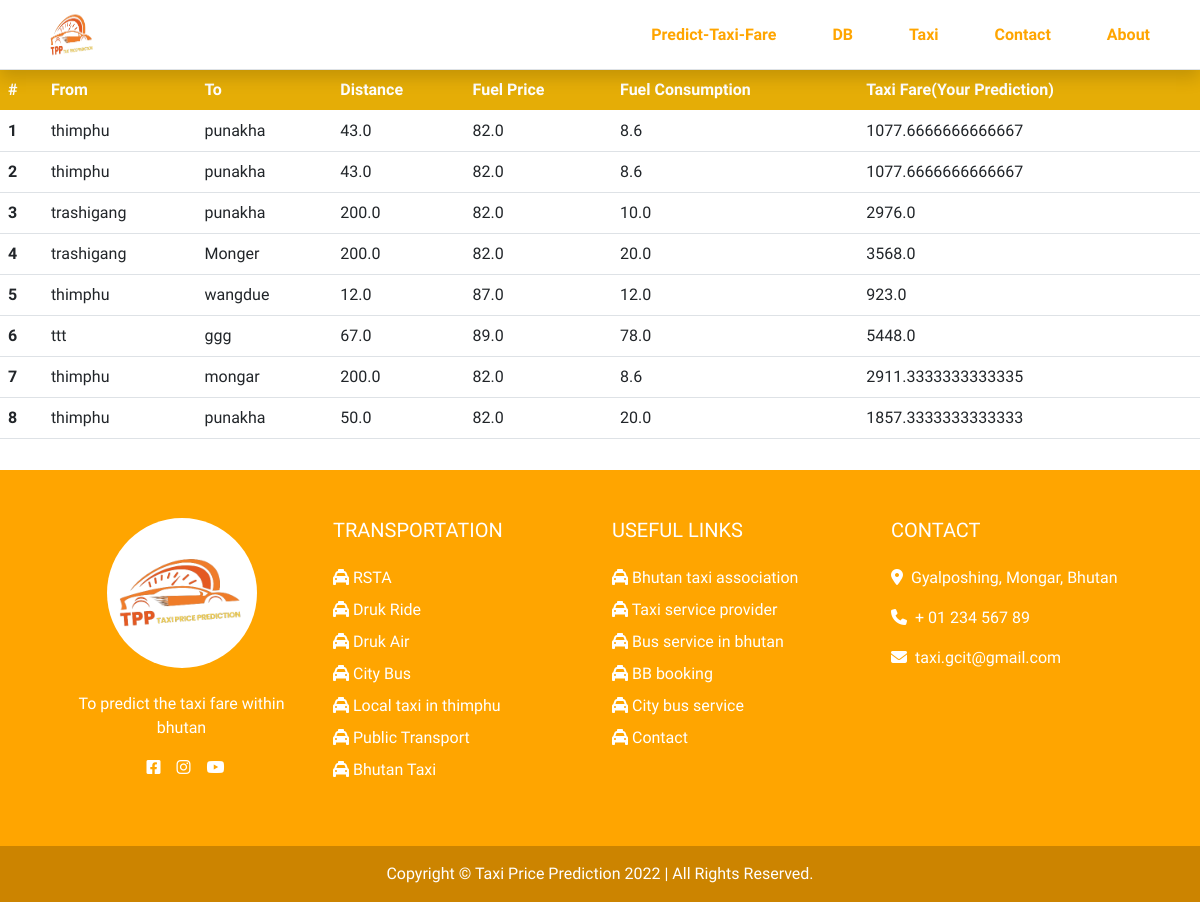
Page /DB on the committed database.
### tppApp/models.py (models this page shows, shortened)
class PredResults(models.Model):
    from_source = models.CharField(max_length=100)
    to_destination = models.CharField(max_length=100)
    distance = models.FloatField()
    fuel_price = models.FloatField()
    fuel_consumption = models.FloatField()
    result = models.FloatField()

### tppApp/views.py (the view)
# urls.py: path('DB', views.database, name='DB'),
def database(request):
    data = {"dataset": PredResults.objects.all()}
    return render(request, 'DB.html', data)

### templates/DB.html (shortened to what this page needs)
{% extends 'base.html' %}
{% block content %}
<div class="table-responsive" style="height:50vh;background-color:#ffffff;">
    <table class="table">
      <thead>
        <tr class="table-active bg-warning" style="color:#ffffff;">
          <th scope="col">#</th>
          <th scope="col">From</th>
          <th scope="col">To</th>
          <th scope="col">Distance</th>
          <th scope="col">Fuel Price</th>
          <th scope="col">Fuel Consumption</th>
          <th scope="col">Taxi Fare(Your Prediction)</th>
        </tr>
      </thead>
      <tbody>
        {% for data in dataset %}
        <tr>
          <th scope="row">{{ data.id }}</th>
          <td>{{data.from_source}}</td>
          <td>{{data.to_destination}}</td>
          <td>{{data.distance}}</td>
          <td>{{data.fuel_price}}</td>
          <td>{{data.fuel_consumption}}</td>
          <td>{{data.result}}</td>
        </tr>
        {% endfor %}
      </tbody>
    </table>
  </div>
{% endblock %}

### templates/base.html (shortened to what this page needs)
<!doctype html>
<html lang="en">
  <head>
    <link href="https://cdn.jsdelivr.net/npm/bootstrap@5.0.2/dist/css/bootstrap.min.css" rel="stylesheet">
    <link rel="stylesheet" href="https://cdnjs.cloudflare.com/ajax/libs/font-awesome/6.2.1/css/all.min.css" />
    {% load static %}
   <link rel="stylesheet" href="../static/css/home.css">
   <link rel="stylesheet" href="../static/css/contact.css">
   <link rel="stylesheet" href="../static/css/mybase.css">
   <link rel="stylesheet" href="../static/css/predict.css">
  </head>
  <body>
    <nav class="navbar navbar-expand-lg navbar-dark  sticky-top bg-gradient border-bottom shadow">
      <div class="container-sm">
        {% load static %}
        <a class="navbar-brand" data-bs-custom-class="custom-tooltip" data-bs-toggle="tooltip" data-bs-placement="right" data-bs-title="Home" href="/">
          <img src="../static/img/logo.png" alt="logo" width="60" height="60"></a>
        <div class="collapse navbar-collapse" id="navbarTogglerDemo02">
         <ul class="navbar-nav ms-auto">
          <li class="nav-item">
            <a class="nav-link" href="predict" style="color:orange;font-weight: bold;">Predict-Taxi-Fare</a>
          </li>
          <li class="nav-item">
            <a class="nav-link" href="DB" style="color:orange;font-weight: bold;">DB</a>
          </li>
          <li class="nav-item">
            <a class="nav-link" href="taxi" style="color:orange;font-weight: bold;">Taxi</a>
          </li>
          <li class="nav-item">
            <a class="nav-link" href="contact" style="color:orange;font-weight: bold;">Contact</a>
          </li>
          <li class="nav-item">
            <a class="nav-link" href="about" style="color:orange;font-weight: bold;">About</a>
          </li>
         </ul>
      </div>
      </div>
    </nav>
    {%  block content %}
    {% endblock %}
<div class="relative-bottom">
  <footer class=" text-center text-lg-start text-white" style="background-color:#FFA500;">
    <div class="container p-4">
      <div class="row my-4">
        <div class="col-lg-3 col-md-6 mb-4 mb-md-0">
          <div class="rounded-circle bg-white shadow-1-strong d-flex align-items-center justify-content-center mb-4 mx-auto" style="width: 150px; height: 150px;">
            <img src="../static/img/logo.png" height="100" alt=""
                 loading="lazy" />
          </div>
          <p class="text-center">To predict the taxi fare within bhutan</p>
          <ul class="list-unstyled d-flex flex-row justify-content-center">
            <li>
              <a class="text-white px-2" href="#!">
                <i class="fab fa-facebook-square"></i>
              </a>
            </li>
            <li>
              <a class="text-white px-2" href="#!">
                <i class="fab fa-instagram"></i>
              </a>
            </li>
            <li>
              <a class="text-white ps-2" href="#!">
                <i class="fab fa-youtube"></i>
              </a>
            </li>
          </ul>
        </div>
        <div class="col-lg-3 col-md-6 mb-4 mb-md-0">
          <h5 class="text-uppercase mb-4">Transportation</h5>
          <ul class="list-unstyled">
            <li class="mb-2">
              <a href="#!" class="text-white"><i class="fa-solid fa-taxi"></i> RSTA</a>
            </li>
            <li class="mb-2">
              <a href="#!" class="text-white"><i class="fa-solid fa-taxi"></i> Druk Ride</a>
            </li>
            <li class="mb-2">
              <a href="#!" class="text-white"><i class="fa-solid fa-taxi"></i> Druk Air</a>
            </li>
            <li class="mb-2">
              <a href="#!" class="text-white"><i class="fa-solid fa-taxi"></i> City Bus</a>
            </li>
            <li class="mb-2">
              <a href="#!" class="text-white"><i class="fa-solid fa-taxi"></i> Local taxi in thimphu</a>
            </li>
            <li class="mb-2">
              <a href="#!" class="text-white"><i class="fa-solid fa-taxi"></i> Public Transport</a>
            </li>
            <li class="mb-2">
              <a href="#!" class="text-white"><i class="fa-solid fa-taxi"></i> Bhutan Taxi</a>
            </li>
          </ul>
        </div>
        <div class="col-lg-3 col-md-6 mb-4 mb-md-0">
          <h5 class="text-uppercase mb-4">Useful Links</h5>
          <ul class="list-unstyled">
            <li class="mb-2">
              <a href="#!" class="text-white text-decoration-none"><i class="fa-solid fa-taxi"></i> Bhutan taxi association</a>
            </li>
            <li class="mb-2">
              <a href="#!" class="text-white"><i class="fa-solid fa-taxi"></i> Taxi service provider</a>
            </li>
            <li class="mb-2">
              <a href="#!" class="text-white"><i class="fa-solid fa-taxi"></i> Bus service in bhutan</a>
            </li>
            <li class="mb-2">
              <a href="#!" class="text-white"><i class="fa-solid fa-taxi"></i> BB booking</a>
            </li>
            <li class="mb-2">
              <a href="#!" class="text-white"><i class="fa-solid fa-taxi"></i> City bus service</a>
            </li>
            <li class="mb-2">
              <a href="#!" class="text-white"><i class="fa-solid fa-taxi"></i> Contact</a>
            </li>
          </ul>
        </div>
        <div class="col-lg-3 col-md-6 mb-4 mb-md-0">
          <h5 class="text-uppercase mb-4">Contact</h5>
          <ul class="list-unstyled">
            <li>
              <p><i class="fas fa-map-marker-alt pe-2"></i>Gyalposhing, Mongar, Bhutan</p>
            </li>
            <li>
              <p><i class="fas fa-phone pe-2"></i>+ 01 234 567 89</p>
            </li>
            <li>
              <p><i class="fas fa-envelope pe-2 mb-0"></i>taxi.gcit@gmail.com</p>
            </li>
          </ul>
        </div>
      </div>
    </div>
    <div class="text-center p-3" style="background-color: rgba(0, 0, 0, 0.2)">
      Copyright © Taxi Price Prediction 2022 | All Rights Reserved.
    </div>
  </footer>
</div>
  </body>
</html>

### static/css/mybase.css (style rules this page uses)
* { box-sizing: border-box; font-family: 'Sono', sans-serif; }
nav { background-color: #ffff; height: 70px; }
body { background-image: url("../img/bg.svg"); background-attachment: fixed; height: 100vh; background-position: center; background-repeat: no-repeat; background-size: cover; position: relative; }
.nav-item { padding-left: 40px; }
a { text-decoration: none; }

### rows in the picture
PredResults: id "1", from_source "thimphu", to_destination "punakha", distance "43.0", fuel_price "82.0", fuel_consumption "8.6", result "1077.6666666666667"
PredResults: id "2", from_source "thimphu", to_destination "punakha", distance "43.0", fuel_price "82.0", fuel_consumption "8.6", result "1077.6666666666667"
PredResults: id "3", from_source "trashigang", to_destination "punakha", distance "200.0", fuel_price "82.0", fuel_consumption "10.0", result "2976.0"
PredResults: id "4", from_source "trashigang", to_destination "Monger", distance "200.0", fuel_price "82.0", fuel_consumption "20.0", result "3568.0"
PredResults: id "5", from_source "thimphu", to_destination "wangdue", distance "12.0", fuel_price "87.0", fuel_consumption "12.0", result "923.0"
PredResults: id "6", from_source "ttt", to_destination "ggg", distance "67.0", fuel_price "89.0", fuel_consumption "78.0", result "5448.0"
PredResults: id "7", from_source "thimphu", to_destination "mongar", distance "200.0", fuel_price "82.0", fuel_consumption "8.6", result "2911.3333333333335"
PredResults: id "8", from_source "thimphu", to_destination "punakha", distance "50.0", fuel_price "82.0", fuel_consumption "20.0", result "1857.3333333333333"
